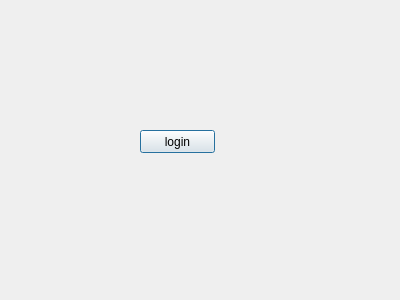
<?xml version="1.0" encoding="UTF-8"?>
<ui version="4.0">
 <class>login</class>
 <widget class="QDialog" name="login">
  <property name="geometry">
   <rect>
    <x>0</x>
    <y>0</y>
    <width>400</width>
    <height>300</height>
   </rect>
  </property>
  <property name="windowTitle">
   <string>Dialog</string>
  </property>
  <widget class="QPushButton" name="btn_login">
   <property name="geometry">
    <rect>
     <x>140</x>
     <y>130</y>
     <width>75</width>
     <height>23</height>
    </rect>
   </property>
   <property name="text">
    <string>login</string>
   </property>
  </widget>
 </widget>
 <resources/>
 <connections/>
</ui>
